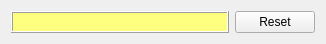
<ui version="4.0" >
 <class>ColorEditorWidget</class>
 <widget class="QWidget" name="ColorEditorWidget" >
  <property name="geometry" >
   <rect>
    <x>0</x>
    <y>0</y>
    <width>326</width>
    <height>38</height>
   </rect>
  </property>
  <property name="windowTitle" >
   <string>Form</string>
  </property>
  <layout class="QVBoxLayout" >
   <item>
    <layout class="QHBoxLayout" >
     <item>
      <widget class="QFrame" name="frame" >
       <property name="sizePolicy" >
        <sizepolicy vsizetype="Preferred" hsizetype="Expanding" >
         <horstretch>0</horstretch>
         <verstretch>0</verstretch>
        </sizepolicy>
       </property>
       <property name="minimumSize" >
        <size>
         <width>20</width>
         <height>20</height>
        </size>
       </property>
       <property name="autoFillBackground" >
        <bool>true</bool>
       </property>
       <property name="frameShape" >
        <enum>QFrame::Box</enum>
       </property>
       <property name="frameShadow" >
        <enum>QFrame::Raised</enum>
       </property>
       <layout class="QGridLayout" >
        <property name="leftMargin" >
         <number>0</number>
        </property>
        <property name="topMargin" >
         <number>0</number>
        </property>
        <property name="rightMargin" >
         <number>0</number>
        </property>
        <property name="bottomMargin" >
         <number>0</number>
        </property>
        <property name="horizontalSpacing" >
         <number>0</number>
        </property>
        <property name="verticalSpacing" >
         <number>0</number>
        </property>
        <item row="0" column="0" >
         <widget class="ColorTestZone" native="1" name="testZone" >
          <property name="palette" >
           <palette>
            <active>
             <colorrole role="Base" >
              <brush brushstyle="SolidPattern" >
               <color alpha="255" >
                <red>255</red>
                <green>255</green>
                <blue>255</blue>
               </color>
              </brush>
             </colorrole>
             <colorrole role="Window" >
              <brush brushstyle="SolidPattern" >
               <color alpha="255" >
                <red>255</red>
                <green>255</green>
                <blue>127</blue>
               </color>
              </brush>
             </colorrole>
            </active>
            <inactive>
             <colorrole role="Base" >
              <brush brushstyle="SolidPattern" >
               <color alpha="255" >
                <red>255</red>
                <green>255</green>
                <blue>255</blue>
               </color>
              </brush>
             </colorrole>
             <colorrole role="Window" >
              <brush brushstyle="SolidPattern" >
               <color alpha="255" >
                <red>255</red>
                <green>255</green>
                <blue>127</blue>
               </color>
              </brush>
             </colorrole>
            </inactive>
            <disabled>
             <colorrole role="Base" >
              <brush brushstyle="SolidPattern" >
               <color alpha="255" >
                <red>255</red>
                <green>255</green>
                <blue>127</blue>
               </color>
              </brush>
             </colorrole>
             <colorrole role="Window" >
              <brush brushstyle="SolidPattern" >
               <color alpha="255" >
                <red>255</red>
                <green>255</green>
                <blue>127</blue>
               </color>
              </brush>
             </colorrole>
            </disabled>
           </palette>
          </property>
          <property name="cursor" >
           <cursorShape>PointingHandCursor</cursorShape>
          </property>
          <property name="autoFillBackground" >
           <bool>true</bool>
          </property>
         </widget>
        </item>
       </layout>
      </widget>
     </item>
     <item>
      <widget class="QPushButton" name="resetButton" >
       <property name="sizePolicy" >
        <sizepolicy vsizetype="Fixed" hsizetype="Fixed" >
         <horstretch>0</horstretch>
         <verstretch>0</verstretch>
        </sizepolicy>
       </property>
       <property name="cursor" >
        <cursorShape>ArrowCursor</cursorShape>
       </property>
       <property name="text" >
        <string>Reset</string>
       </property>
      </widget>
     </item>
    </layout>
   </item>
  </layout>
 </widget>
 <customwidgets>
  <customwidget>
   <class>ColorTestZone</class>
   <extends>QWidget</extends>
   <header>ColorEditorWidget.h</header>
   <container>1</container>
  </customwidget>
 </customwidgets>
 <resources/>
 <connections/>
</ui>
